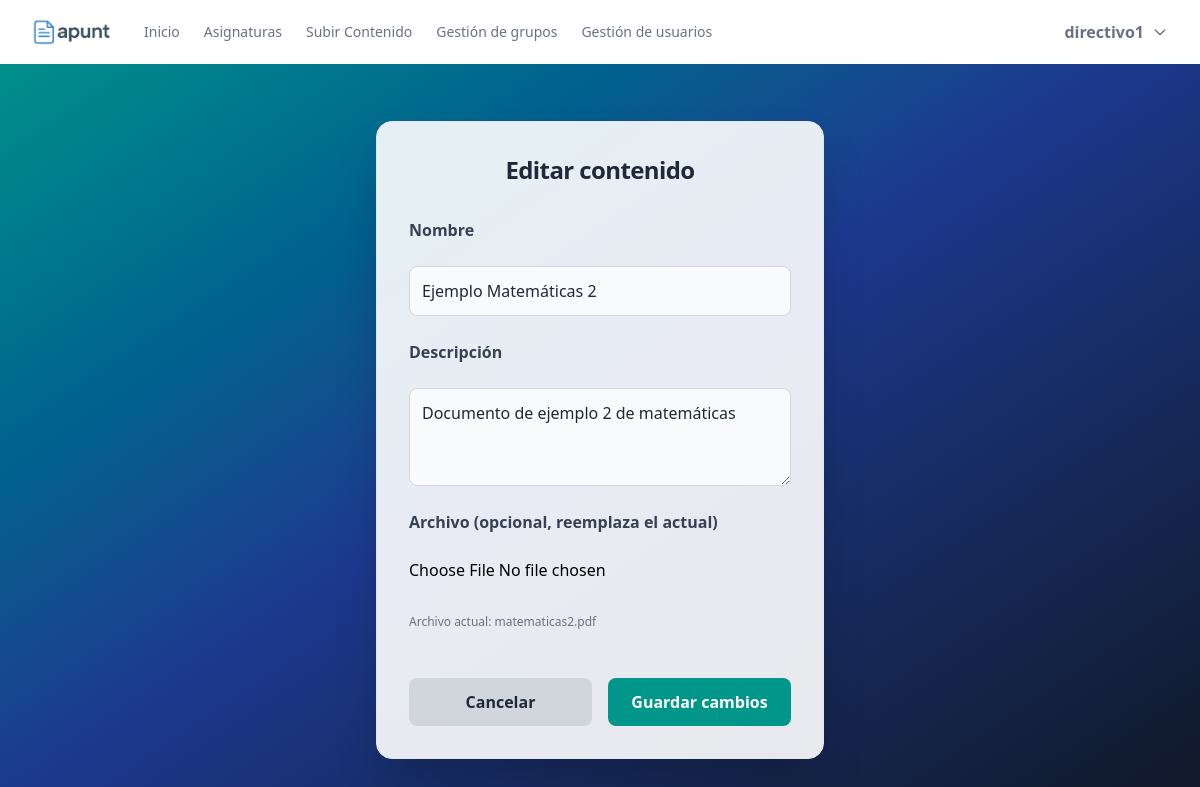
Screenshot of /src/editar_contenido.php?id=10 (signed in) with the database file from the repository.
### tables this page shows
CREATE TABLE IF NOT EXISTS `contenido` (
  `IDcontenido` int NOT NULL AUTO_INCREMENT,
  `IDAsignatura` int DEFAULT NULL,
  `NomDocumento` varchar(255) DEFAULT NULL,
  `RutaDocumento` text,
  `Descripción` text,
  PRIMARY KEY (`IDcontenido`),
  KEY `IDAsignatura` (`IDAsignatura`)
);

### src/editar_contenido.php (the view, shortened to what this page needs)
<?php
$pdo = (new DB())->connect();
$id = isset($_GET['id']) ? intval($_GET['id']) : 0;
$stmt = $pdo->prepare('SELECT * FROM CONTENIDO WHERE IDcontenido = ?');
$stmt->execute([$id]);
$cont = $stmt->fetch(PDO::FETCH_ASSOC);
include '../parts/header.php';
?>
<!DOCTYPE html>
<html lang="es">
<head>
    <link rel="stylesheet" href="./output.css">
</head>
<body class="bg-gradient-to-br from-teal-600 via-blue-900 to-gray-900 min-h-screen flex items-center justify-center pt-20">
    <form method="POST" enctype="multipart/form-data" class="bg-white/90 dark:bg-gray-900/80 p-8 rounded-2xl shadow-2xl flex flex-col gap-6 min-w-[320px] max-w-md w-full border border-gray-200 dark:border-gray-800">
        <h2 class="text-2xl font-bold text-center text-gray-800 dark:text-white mb-2 tracking-tight">Editar contenido</h2>
        <label class="font-semibold text-gray-700 dark:text-white">Nombre</label>
        <input type="text" name="nombre" value="<?= htmlspecialchars($cont['NomDocumento']) ?>" required class="p-3 rounded-lg border border-gray-300 dark:border-gray-700 bg-gray-50 dark:bg-gray-800 text-gray-800 dark:text-white focus:outline-none focus:ring-2 focus:ring-teal-600 transition">
        <label class="font-semibold text-gray-700 dark:text-white">Descripción</label>
        <textarea name="descripcion" rows="3" class="p-3 rounded-lg border border-gray-300 dark:border-gray-700 bg-gray-50 dark:bg-gray-800 text-gray-800 dark:text-white focus:outline-none focus:ring-2 focus:ring-teal-600 transition"><?= htmlspecialchars($cont['Descripción']) ?></textarea>
        <label class="font-semibold text-gray-700 dark:text-white">Archivo (opcional, reemplaza el actual)</label>
        <input type="file" name="archivo" class="mb-2">
        <?php if ($cont['RutaDocumento']): ?>
            <div class="text-xs text-gray-500 dark:text-gray-400 mb-2">Archivo actual: <?= htmlspecialchars(basename(base64_decode($cont['RutaDocumento']))) ?></div>
        <?php endif; ?>
        <div class="flex gap-4 mt-4">
            <a href="detalle_contenido.php?id=<?= $id ?>" class="flex-1 bg-gray-300 hover:bg-gray-400 text-gray-800 font-semibold rounded-lg p-3 text-center transition">Cancelar</a>
            <button type="submit" class="flex-1 bg-teal-600 hover:bg-teal-700 text-white font-semibold rounded-lg p-3 transition">Guardar cambios</button>
        </div>
    </form>
</body>
</html>

### rows the page displays
contenido: nombre "Ejemplo Matemáticas 2", descripcion "Documento de ejemplo 2 de matemáticas", RutaDocumento "matematicas2.pdf"

### other values shown
$_SESSION['user']['username'] "directivo1"
